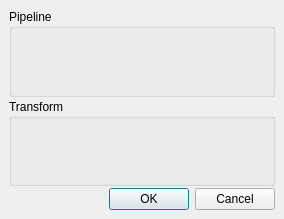
<?xml version="1.0" encoding="UTF-8"?>
<ui version="4.0">
 <class>ViewConfig</class>
 <widget class="QWidget" name="ViewConfig">
     <property name="geometry">
         <rect>
             <x>0</x>
             <y>0</y>
             <width>284</width>
             <height>219</height>
         </rect>
     </property>
     <property name="windowTitle">
         <string>ViewConfig</string>
     </property>
     <layout class="QGridLayout" name="gridLayout">
         <property name="leftMargin">
             <number>9</number>
         </property>
         <property name="topMargin">
             <number>9</number>
         </property>
         <property name="rightMargin">
             <number>9</number>
         </property>
         <property name="bottomMargin">
             <number>9</number>
         </property>
         <property name="spacing">
             <number>2</number>
         </property>
         <item row="2" column="0">
             <widget class="QDialogButtonBox" name="buttonBox">
                 <property name="orientation">
                     <enum>Qt::Horizontal</enum>
                 </property>
                 <property name="standardButtons">
                     <set>QDialogButtonBox::Cancel|QDialogButtonBox::Ok</set>
                 </property>
             </widget>
         </item>
         <item row="0" column="0">
             <widget class="QGroupBox" name="pipelineGroupBox">
                 <property name="title">
                     <string>Pipeline</string>
                 </property>
                 <layout class="QVBoxLayout" name="verticalLayout">
                     <property name="spacing">
                         <number>0</number>
                     </property>
                     <property name="leftMargin">
                         <number>0</number>
                     </property>
                     <property name="topMargin">
                         <number>0</number>
                     </property>
                     <property name="rightMargin">
                         <number>0</number>
                     </property>
                     <property name="bottomMargin">
                         <number>0</number>
                     </property>
                     <item>
                         <widget class="PipelinePanel" name="pipelinePanel" native="true"/>
                     </item>
                 </layout>
             </widget>
         </item>
         <item row="1" column="0">
             <widget class="QGroupBox" name="transformGroupBox">
                 <property name="title">
                     <string>Transform</string>
                 </property>
                 <layout class="QVBoxLayout" name="verticalLayout_2">
                     <property name="spacing">
                         <number>0</number>
                     </property>
                     <property name="leftMargin">
                         <number>0</number>
                     </property>
                     <property name="topMargin">
                         <number>0</number>
                     </property>
                     <property name="rightMargin">
                         <number>0</number>
                     </property>
                     <property name="bottomMargin">
                         <number>0</number>
                     </property>
                     <item>
                         <widget class="TransformPanel" name="transformPanel" native="true"/>
                     </item>
                 </layout>
             </widget>
         </item>
     </layout>
 </widget>
    <customwidgets>
        <customwidget>
            <class>TransformPanel</class>
            <extends>QWidget</extends>
            <header>piafedit.gui.tools.transform_panel</header>
            <container>1</container>
        </customwidget>
        <customwidget>
            <class>PipelinePanel</class>
            <extends>QWidget</extends>
            <header>piafedit.gui.tools.pipeline_panel</header>
            <container>1</container>
        </customwidget>
    </customwidgets>
    <resources/>
    <connections/>
</ui>
